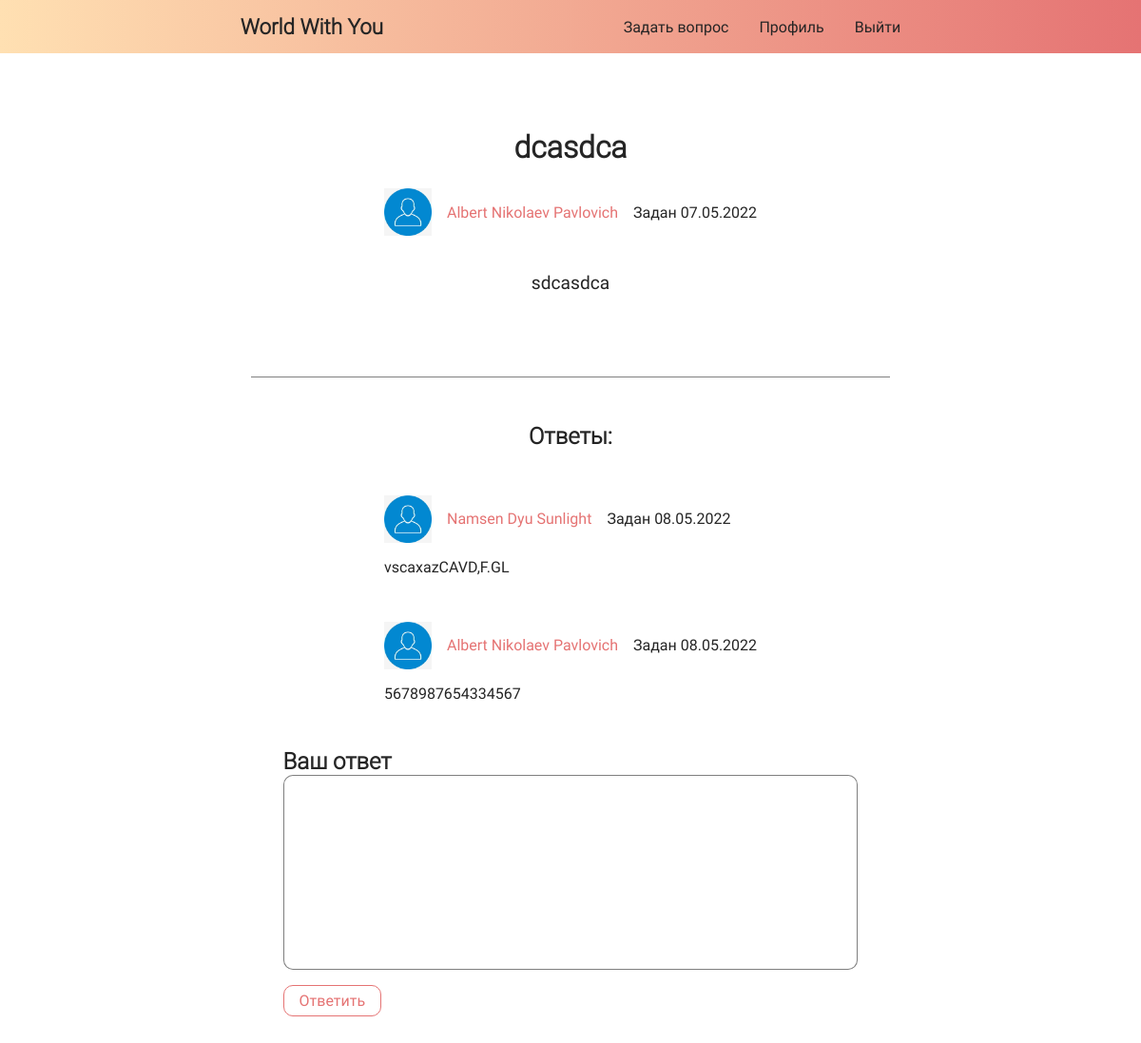
The app's page /homeforum/RU/3/усв (signed in), older data.
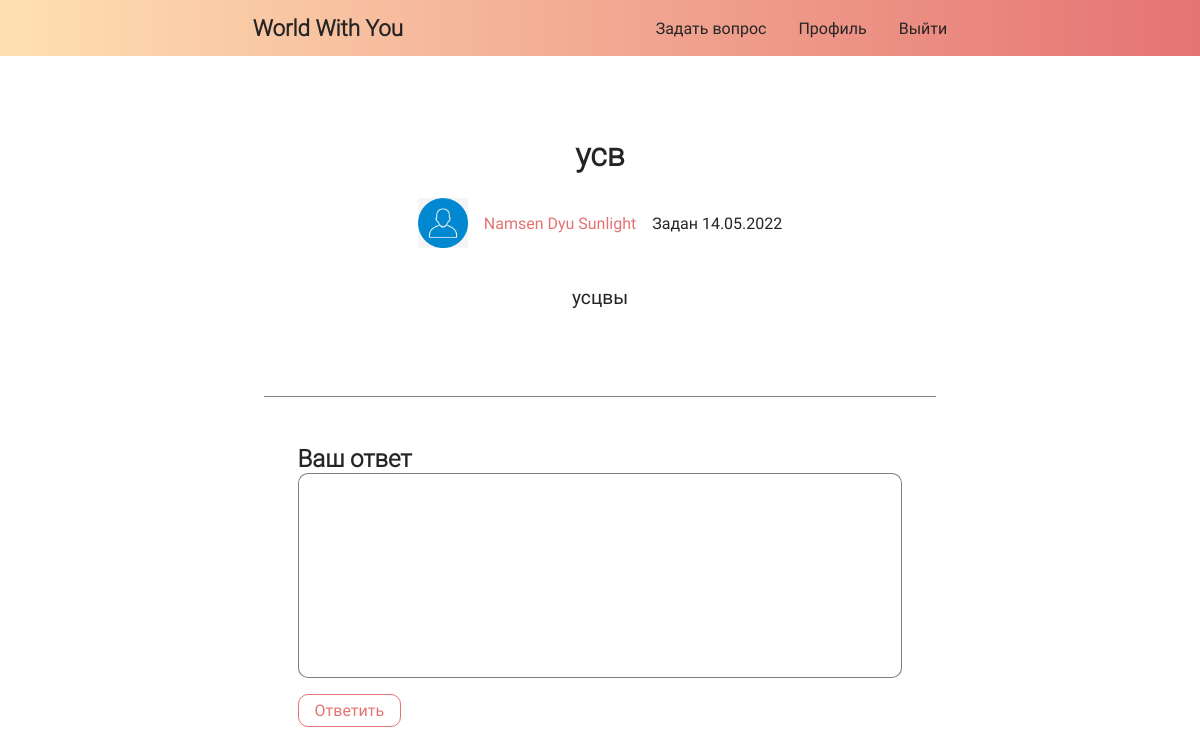
The same page, newer data.
### data/topics.py (models this page shows)
class Topics(SqlAlchemyBase):
    __tablename__ = 'topics'
    id = sqlalchemy.Column(sqlalchemy.Integer, primary_key=True, autoincrement=True)
    header = sqlalchemy.Column(sqlalchemy.String, nullable=True)
    content = sqlalchemy.Column(sqlalchemy.String, nullable=True)
    created_at = sqlalchemy.Column(sqlalchemy.DateTime, default=datetime.datetime.now)
    user_id = sqlalchemy.Column(sqlalchemy.Integer, sqlalchemy.ForeignKey("users.id"))
    user = orm.relationship('User')

### data/comments.py (models this page shows)
class Comments(SqlAlchemyBase):
    __tablename__ = 'comments'
    id = sqlalchemy.Column(sqlalchemy.Integer, primary_key=True, autoincrement=True)
    content = sqlalchemy.Column(sqlalchemy.String, nullable=True)
    created_at = sqlalchemy.Column(sqlalchemy.DateTime, default=datetime.datetime.now)
    topics_id = sqlalchemy.Column(sqlalchemy.Integer, sqlalchemy.ForeignKey("topics.id"))
    user_id = sqlalchemy.Column(sqlalchemy.Integer, sqlalchemy.ForeignKey("users.id"))
    topics = orm.relationship('Topics')
    user = orm.relationship('User')

### views.py (the view, shortened to what this page needs)
@login_required
def sometopic(id_topic, name_topic, lang=global_lang_of_site):
    global_lang_of_site = lang
    form = CommentsForm()
    db_sess = db_session.create_session()
    topic = db_sess.query(Topics).filter(Topics.id == id_topic).first()
    user = work_with_date_users(db_sess.query(User).all())
    comments_to_topic = db_sess.query(Comments).filter(Comments.topics_id == id_topic).all()
    images = db_sess.query(Photos).filter(Photos.topics_id == id_topic).all()
    attach_files = []
    return render_template('topic.html', topics=topic, user=user, flag=FLAG,
                           list_lang_site=list_lang_site, lang_now=lang, form=form,
                           comments_to_topic=comments_to_topic, lang_btn=False, attach_files=attach_files)

### comments_form.py
class CommentsForm(FlaskForm):
    answer = TextAreaField('Ваш ответ')
    submit = SubmitField('Ответить')

### add_to_data.py (called while the page is built)
def work_with_date_users(list_of_ex):
	slovar = {}
	for i in list_of_ex:
		slovar[i.id] = [i.name, i.surname, i.patronymic, i.ava_photo, i.email]
	return slovar

### data/db_session.py (called while the page is built)
def create_session() -> Session:
    global __factory
    return __factory()

### main.py (called while the page is built)
@login_manager.user_loader
def load_user(user_id):
    db_sess = db_session.create_session()
    return db_sess.query(User).get(user_id)

### templates/topic.html (shortened to what this page needs)
{% extends "base.html" %}
{% block links %}
<link rel="stylesheet" href="{{ url_for('static', filename='css/index.css') }}">
{% endblock %}
{% block content %}
<div class="fullwidth">
  <div class="container answer__container">
    <div class="ask__title">
      <h1>{{topics.header}}</h1>
      <div class="ask__author">
        <img src="{{ url_for('static', filename='imgs/ava.jpg')}}" class="ask__author__img" alt="">
        <a href="{{ url_for('profil', username_id=topics.user_id) }}" class="ask__author__fio">{{ ' '.join(user[topics.user_id][:3]) }}</a>
        <span class="ask__author__meta">{{ list_lang_site[lang_now][22] + topics.created_at.strftime(' %d.%m.%Y')}}</span>
      </div>
    </div>
    <p class="ask__text">{{ topics.content }}</p>
    <div class="hr"></div>
    {% if comments_to_topic %}
    <h2>{{ list_lang_site[lang_now][27] }}:</h2>
    <div class="answers">
      {% for item_comment in comments_to_topic %}
      <div class="answer">
        <div class="ask__author">
          <img src="{{ url_for('static', filename='imgs/ava.jpg')}}" class="ask__author__img" alt="">
          <a href="{{ url_for('profil', username_id=item_comment.user_id) }}" class="ask__author__fio">{{ ' '.join(user[item_comment.user_id][:3]) }}</a>
          <span class="ask__author__meta">{{ list_lang_site[lang_now][22] + item_comment.created_at.strftime(' %d.%m.%Y')}}</span>
        </div>
        <p>{{ item_comment.content }}</p>
      </div>
      {% endfor %}
    </div>
    {% endif %}
    <form class="answer__form" action="" method="post">
      <h2>{{ list_lang_site[lang_now][23] }}</h2>
      {{ form.answer(class="input answer_textarea", cols="30", rows="10") }}
      {{ form.submit(class="btn", type="submit", value=list_lang_site[lang_now][24]) }}
    </form>
  </div>
</div>
{% endblock %}

Row changes from the older to the newer data that the page shows:
no longer on this page (row edited): Comments: user_id "Namsen Dyu Sunlight", created_at "Задан 08.05.2022", content "vscaxazCAVD,F.GL"
no longer on this page (row edited): Comments: user_id "Albert Nikolaev Pavlovich", created_at "Задан 08.05.2022", content "5678987654334567"
changed Topics: header "dcasdca" → "усв"; created_at "Задан 07.05.2022" → "Задан 14.05.2022"; content "sdcasdca" → "усцвы"
Text that changed along with them:
{{ ' '.join(user[topics.user_id][:3]) }}: "Albert Nikolaev Pavlovich" → "Namsen Dyu Sunlight"
{{ list_lang_site[lang_now][27] }}: "Ответы" → (not shown)
